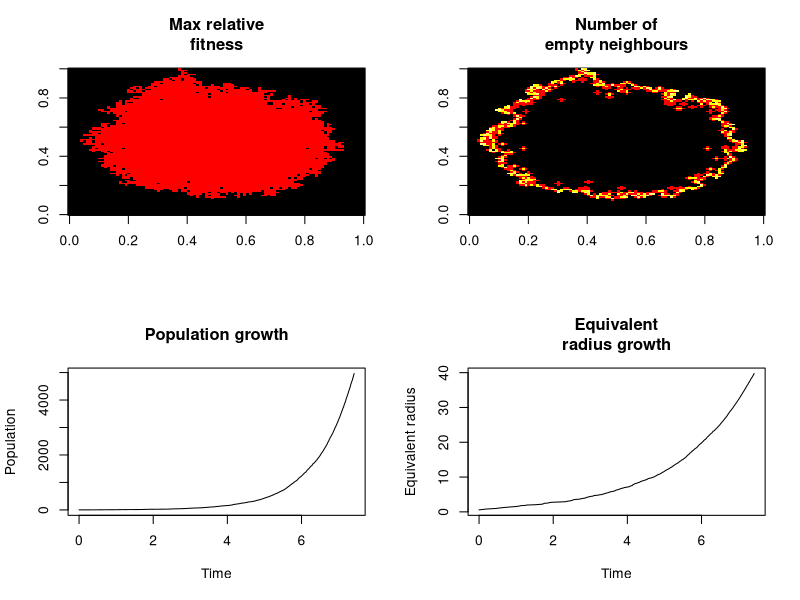
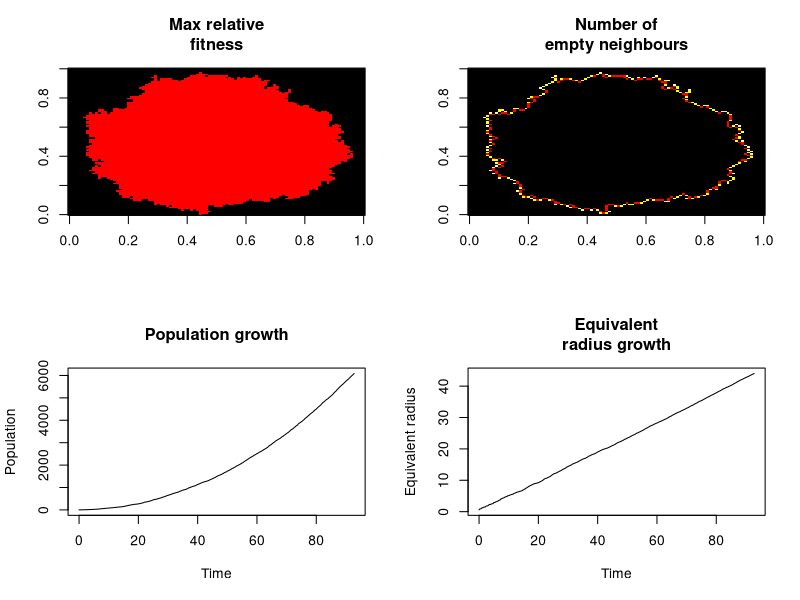
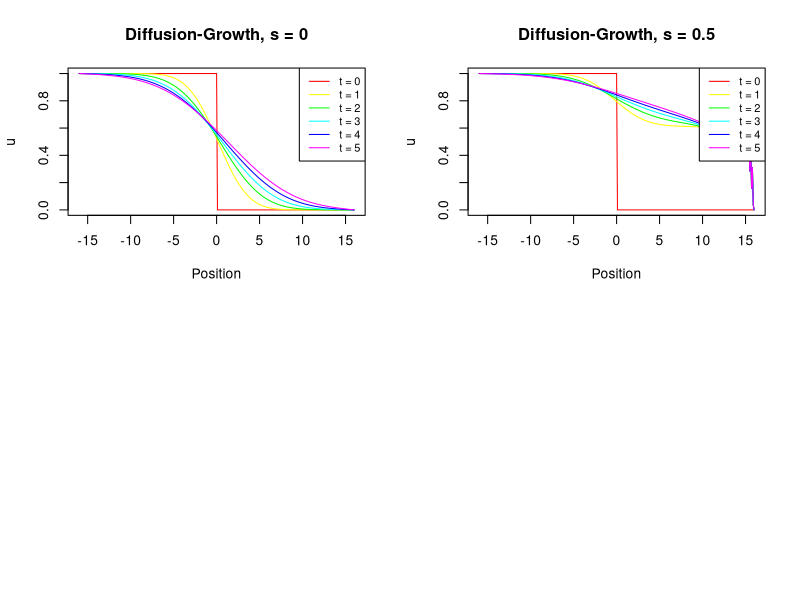

Reproduce these figures in R, in order.
## ---- chunk 1
################################### 
####### function definitions:
################################### 

# get the neighbourhood of a site:
nhood <- function(x, y, type = "von Neumann") {
  if(type != "Moore" && type != "von Neumann") stop("Neighbourhood type must be either Moore or von Neumann")
  if(type == "Moore") return(list(c(x - 1, y), c(x + 1, y), c(x, y - 1), c(x, y + 1),
                                                   c(x - 1, y - 1), c(x + 1, y + 1), c(x - 1, y + 1), c(x + 1, y - 1)))
  else return(list(c(x - 1, y), c(x + 1, y), c(x, y - 1), c(x, y + 1)))
}

# count the empty spaces in a neighbourhood:
count_spaces <- function(candidate, nhood_type) {
  neighbours <- nhood(candidate[1], candidate[2], nhood_type)
  count <- 0
  return(nhood_size - sum(sign(sapply(neighbours, function(e) sites[e[1], e[2]]))))
}
## ---- chunk 2
################################### 
####### parametrisation:
###################################

grid_width <- 100 # width of the grid
nhood_type <- "von Neumann" # neighbourhood type
set.seed(5) # seed for random number generator (for replicable results)
occupied <- list(c(ceiling(grid_width/2), ceiling(grid_width/2))) # list of initially occupied sites
max_iter <- 1E4 # set a max number of iterations (just in case)
mutation_rate <- 0 # mutation rate per cell division
mutation_effect <- 0 # fitness effect per mutation
## ---- chunk 3
###################################
####### initialization:
###################################

# Initialize site states:
sites <- matrix(0, nrow = grid_width, ncol = grid_width)
num_occupied <- length(occupied)
for (i in 1:num_occupied)
  sites[occupied[[i]][1], occupied[[i]][2]] <- 1

# neighbourhood size:
nhood_size <- length(nhood(1, 1, nhood_type))

# Initialize list of empty sites adjacent to occupied ones:
num_empty_adj <- 0
empty_adj <- list()
index_map <- matrix(NA, nrow = grid_width, ncol = grid_width)

# Find initial empty sites adjacent to occupied ones:
for (x in 2:(grid_width - 1))
  for (y in 2:(grid_width - 1)) {
    if (sites[x, y] < 1) {
      # if site is empty
      neighbours <- nhood(x, y, nhood_type)
      if (any(sapply(neighbours, function(n)
        sites[n[1], n[2]] > 0))) {
        # has occupied neighbor
        num_empty_adj <- num_empty_adj + 1
        empty_adj[[num_empty_adj]] <- c(x, y)
        index_map[x, y] <- num_empty_adj
      }
    }
  }

# Initialize timer and output:
timer <- 0
output_df <- data.frame(Time = timer, Population = num_occupied)

###################################
####### run the model:
###################################

for (iter in 1:max_iter) {
  if (num_empty_adj == 0)
    break
  
  # Pick random empty site adjacent to occupied:
  candidate_idx <- sample(num_empty_adj, 1)
  new_site <- empty_adj[[candidate_idx]]
  
  # Switch from empty to occupied:
  sites[new_site[1], new_site[2]] <- 1
  num_occupied <- num_occupied + 1
  
  # Remove chosen site from empty_adj list:
  empty_adj[[candidate_idx]] <- empty_adj[[num_empty_adj]]
  index_map[empty_adj[[num_empty_adj]][1], empty_adj[[num_empty_adj]][2]] <- candidate_idx
  empty_adj[[num_empty_adj]] <- NULL
  index_map[new_site[1], new_site[2]] <- NA
  num_empty_adj <- num_empty_adj - 1
  
  # Add new empty neighbors to empty_adj list:
  neighbours <- nhood(new_site[1], new_site[2], nhood_type)
  for (n in neighbours) {
    if (n[1] >= 1 &&
        n[1] <= grid_width && n[2] >= 1 && n[2] <= grid_width &&
        sites[n[1], n[2]] < 1 && is.na(index_map[n[1], n[2]])) {
      num_empty_adj <- num_empty_adj + 1
      empty_adj[[num_empty_adj]] <- n
      index_map[n[1], n[2]] <- num_empty_adj
    }
  }
  
  # Update time (using simpler rate based on population):
  timer <- timer + rexp(1, num_occupied)
  
  # Record time and population:
  output_df <- rbind(output_df, c(timer, num_occupied))
  
  # Check boundary:
  if (new_site[1] >= grid_width || new_site[1] <= 1 ||
      new_site[2] >= grid_width || new_site[2] <= 1)
    break
}
## ---- chunk 4
################################### 
####### plot the results:
################################### 

# par(mar=c(2,2,2,2)) 
par(mfrow = c(2, 2))

# plot the occupied sites,
# after changing the value assigned to empty sites (for clearer plotting):
num_types <- length(unique(as.numeric(sites))) # number of unique fitness values
sites_for_plot <- sites
if(num_types > 2) sites_for_plot[which(sites_for_plot == 0)] <- min(sites[which(sites > 0)]) - (max(sites) - min(sites[which(sites > 0)])) / 3
image(sites_for_plot, main = "Max relative\nfitness", col = c("black", heat.colors(num_types - 1)))

# initial list of occupied sites that are next to at least one empty site,
# and initial list of how many empty neighbours each has:
num_has_space <- 0
has_space <- list()
how_many_spaces <- list()
for(x in 2:(grid_width - 1)) for(y in 2:(grid_width - 1)) {
  candidate <- c(x, y)
  spaces <- count_spaces(candidate, nhood_type)
  # if not all neighbours are occupied then add the site to the list:
  if(sites[candidate[1], candidate[2]] > 0 && spaces > 0) {
    num_has_space <- num_has_space + 1 # number of sites that have space
    has_space[[num_has_space]] <- candidate # list of sites that have space
    how_many_spaces[[num_has_space]] <- spaces # list of numbers of spaces for the sites that have space
    index_map[candidate[1], candidate[2]] <- num_has_space # map from from grid sites to list entries
  }
}

# plot the numbers of empty neighbours:
space_grid <- matrix(0, nrow = grid_width, ncol = grid_width)
for(x in 1:grid_width) for(y in 1:grid_width) {
  index <- index_map[x, y]
  if(!is.na(index)) space_grid[x, y] <- how_many_spaces[[index]]
}
image(space_grid, main = "Number of\nempty neighbours", col = c("black", heat.colors(nhood_size)))

# plot the growth curves of population and equivalent radius:
plot(Population ~ Time, data = output_df, type = "l", main = "Population growth")
plot(sqrt(Population / pi) ~ Time, data = output_df, type = "l", ylab = "Equivalent radius", main = "Equivalent\nradius growth")
## ---- chunk 5
################################### 
####### intialisation:
###################################

# initialise the site states:
sites <- matrix(0, nrow = grid_width, ncol = grid_width)
num_occupied <- length(occupied) # number of occupied sites
for(i in 1:num_occupied) sites[occupied[[i]][1], occupied[[i]][2]] <- 1

# neighbourhood size:
nhood_size <- length(nhood(1, 1, nhood_type))

# initialise the array that maps from grid sites to list entries:
index_map <- matrix(NA, nrow = grid_width, ncol = grid_width)

# initial list of occupied sites that are next to at least one empty site,
# and initial list of how many empty neighbours each has:
num_has_space <- 0
has_space <- list()
how_many_spaces <- list()
for(x in 2:(grid_width - 1)) for(y in 2:(grid_width - 1)) {
  candidate <- c(x, y)
  spaces <- count_spaces(candidate, nhood_type)
  # if not all neighbours are occupied then add the site to the list:
  if(sites[candidate[1], candidate[2]] > 0 && spaces > 0) {
    num_has_space <- num_has_space + 1 # number of sites that have space
    has_space[[num_has_space]] <- candidate # list of sites that have space
    how_many_spaces[[num_has_space]] <- spaces # list of numbers of spaces for the sites that have space
    index_map[candidate[1], candidate[2]] <- num_has_space # map from from grid sites to list entries
  }
}

# initialise the timer and the output dataframe:
timer <- 0
output_df <- data.frame(Time = timer, Population = num_occupied)
################################### 
####### run the model:
################################### 
for(iter in 1:max_iter) {
  # pick a cell to divide:
  candidate <- sample(1:num_has_space, 1, prob = sapply(has_space, function(e) sites[e[1], e[2]]))
  # find the cell's neighbours:
  neighbours <- nhood(has_space[[candidate]][1], has_space[[candidate]][2], nhood_type)
  # randomise the order in which neighbours will be tested:
  test_order <- sample(1:length(neighbours))
  
  # test neighbours one by one:
  num_tested <- 0
  for(i in test_order) {
    # keep count of the number of occupied neighbours (for error checking):
    if(sites[neighbours[[i]][1], neighbours[[i]][2]] > 0) num_tested <- num_tested + 1
    # if the neighbouring site is empty then make it occupied:
    else {
      num_occupied <- num_occupied + 1
      new_site <- neighbours[[i]]
      parent_site <- has_space[[candidate]]
      # mutation:
      if(runif(1) < mutation_rate) sites[new_site[1], new_site[2]] <- (1 + mutation_effect) * sites[parent_site[1], parent_site[2]]
      else sites[new_site[1], new_site[2]] <- sites[parent_site[1], parent_site[2]]
      break
    }
  }
  # error check:
  if(num_tested == length(neighbours)) stop("Site wrongly listed as having space to divide")
  
  # time between events is drawn from an exponential distribution,
  # consistent with the Gillespie algorithm:
  sum_of_rates <- sum(sapply(has_space, function(e) sites[e[1], e[2]]) * unlist(how_many_spaces) / nhood_size)
  timer <- timer + rexp(1, sum_of_rates)
  
  # record the time and the population size:
  output_df <- rbind(output_df, c(timer, num_occupied))
  
  # stop if a cell has reached the edge of the grid:
  if(new_site[1] >= grid_width || new_site[1] <= 1 || new_site[2] >= grid_width || new_site[2] <= 1) break
  
  # update the other lists for the newly occupied site, if it has empty neighbours:
  spaces <- count_spaces(new_site, nhood_type)
  if(spaces > 0) {
    num_has_space <- num_has_space + 1 # number of sites that have space
    has_space[[num_has_space]] <- new_site # list of sites that have space
    how_many_spaces[[num_has_space]] <- spaces # list of numbers of spaces for the sites that have space
    index_map[new_site[1], new_site[2]] <- num_has_space # map from from grid sites to list entries
  }
  
  # update list entries for neighbouring occupied sites:
  neighbours <- nhood(new_site[1], new_site[2], nhood_type)
  for(candidate in neighbours) if(sites[candidate[1], candidate[2]] > 0) {
    index <- index_map[candidate[1], candidate[2]]
    # error check:
    if(is.na(index)) stop("Site wrongly listed in index_map")
    
    # decrement the number of empty spaces neighbouring the site:
    how_many_spaces[[index]] <- how_many_spaces[[index]] - 1
    
    # if there are no neighbouring empty sites then remove the site from the lists:
    if(how_many_spaces[[index]] == 0) {
      has_space[[index]] <- NULL # removes the entry and shifts subsequent entries down one slot
      how_many_spaces[[index]] <- NULL # removes the entry and shifts subsequent entries down one slot
      num_has_space <- num_has_space - 1
      index_map[candidate[1], candidate[2]] <- NA
      index_map[which(index_map > index)] <- index_map[which(index_map > index)] - 1 # because entries have shifted by one slot
    }
  }
}
## ---- chunk 6
################################### 
####### plot the results:
################################### 

# par(mar=c(2,2,2,2)) 
par(mfrow = c(2, 2))

# plot the occupied sites,
# after changing the value assigned to empty sites (for clearer plotting):
num_types <- length(unique(as.numeric(sites))) # number of unique fitness values
sites_for_plot <- sites
if(num_types > 2) sites_for_plot[which(sites_for_plot == 0)] <- min(sites[which(sites > 0)]) - (max(sites) - min(sites[which(sites > 0)])) / 3
image(sites_for_plot, main = "Max relative\nfitness", col = c("black", heat.colors(num_types - 1)))

# plot the numbers of empty neighbours:
space_grid <- matrix(0, nrow = grid_width, ncol = grid_width)
for(x in 1:grid_width) for(y in 1:grid_width) {
  index <- index_map[x, y]
  if(!is.na(index)) space_grid[x, y] <- how_many_spaces[[index]]
}
image(space_grid, main = "Number of\nempty neighbours", col = c("black", heat.colors(nhood_size)))

# plot the growth curves of population and equivalent radius:
plot(Population ~ Time, data = output_df, type = "l", main = "Population growth")
plot(sqrt(Population / pi) ~ Time, data = output_df, type = "l", ylab = "Equivalent radius", main = "Equivalent\nradius growth")
## ---- chunk 7
# Parameters
dx <- 0.1  # Space step
dt <- 0.001  # Time step
L <- 16  # Domain length [-L, L]
T <- 5  # Total time
mu <- 0.1  # death rate
m <- 0.3 # Dispersion probability
s <- 0  # Fitness advantage
## ---- chunk 8
simulate <- function(
  dx=0.1, dt=0.001, L=2, T=1, mu=1, m=0.2, s=0  
) {
  x <- seq(-L, L, by=dx)
  t <- seq(0, T, by=dt)
  nx <- length(x)
  nt <- length(t)
  D <- mu*m*L^2/2  # Diffusion coefficient
  
  u <- matrix(0, nrow=nx, ncol=nt)
  u[x <= 0, 1] <- 1  # Set u=1 (meaning n=N) for x≤0
  u[x > 0, 1] <- 0   # Set u=0 (meaning n=0) for x>0
  
  for(j in 1:(nt-1)) {
    for(i in 2:(nx-1)) {
      d2u_dx2 <- (u[i+1,j] - 2*u[i,j] + u[i-1,j])/dx^2
      
      u[i,j+1] <- u[i,j] + dt * (
        D * (1 + s*(1-u[i,j])) * d2u_dx2 + 
        mu * u[i,j] * (1-u[i,j])
      )
      
      u[i,j+1] <- max(0, min(1, u[i,j+1]))
    }
    
    # Boundary conditions (Dirichlet)
    u[1,j+1] <- u[1,j]
    u[nx,j+1] <- u[nx,j]
  }
  return(
    list(
      x=x, t=t, u=u
    )
  )
}
## ---- chunk 9
plot_diffusion <- function(x, t, u, times_to_plot = c(0, 0.2, 0.5, 1), s=0) {
  # Plot results at different time points
  
  colors <- rainbow(length(times_to_plot))
  plot(
    x,
    u[, 1],
    type = 'l',
    ylim = c(0, 1),
    col = colors[1],
    xlab = 'Position',
    ylab = 'u',
    main = paste('Diffusion-Growth, s =', s)
  )
  
  for (i in 2:length(times_to_plot)) {
    j <- which.min(abs(t - times_to_plot[i]))
    lines(x, u[, j], col = colors[i])
  }
  
  legend(
    'topright',
    legend = paste('t =', times_to_plot),
    col = colors,
    lty = 1,
    cex = 0.8
  )
}
## ---- chunk 10
res <- simulate(dx, dt, L, T, mu, m, s)
plot_diffusion(res$x, res$t, res$u, seq(0, T), s=0)
## ---- chunk 11
res <- simulate(dx, dt, L, T, mu, m, s=0.5)
plot_diffusion(res$x, res$t, res$u, seq(0, T), s=0.5)
